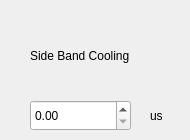
    <widget class="QWidget" name="tab_2">
     <attribute name="title">
      <string>SB Cooling</string>
     </attribute>
     <widget class="QLabel" name="label_38">
      <property name="geometry">
       <rect>
        <x>30</x>
        <y>40</y>
        <width>131</width>
        <height>31</height>
       </rect>
      </property>
      <property name="font">
       <font>
        <family>Arial</family>
        <pointsize>9</pointsize>
       </font>
      </property>
      <property name="text">
       <string>Side Band Cooling</string>
      </property>
     </widget>
     <widget class="QDoubleSpinBox" name="doubleSpinBox_SB">
      <property name="geometry">
       <rect>
        <x>30</x>
        <y>100</y>
        <width>101</width>
        <height>31</height>
       </rect>
      </property>
      <property name="layoutDirection">
       <enum>Qt::LeftToRight</enum>
      </property>
      <property name="alignment">
       <set>Qt::AlignLeading|Qt::AlignLeft|Qt::AlignVCenter</set>
      </property>
      <property name="maximum">
       <double>999999.989999999990687</double>
      </property>
     </widget>
     <widget class="QLabel" name="label_30">
      <property name="geometry">
       <rect>
        <x>150</x>
        <y>100</y>
        <width>31</width>
        <height>31</height>
       </rect>
      </property>
      <property name="font">
       <font>
        <family>Arial</family>
        <pointsize>9</pointsize>
       </font>
      </property>
      <property name="text">
       <string>us</string>
      </property>
     </widget>
    </widget>
